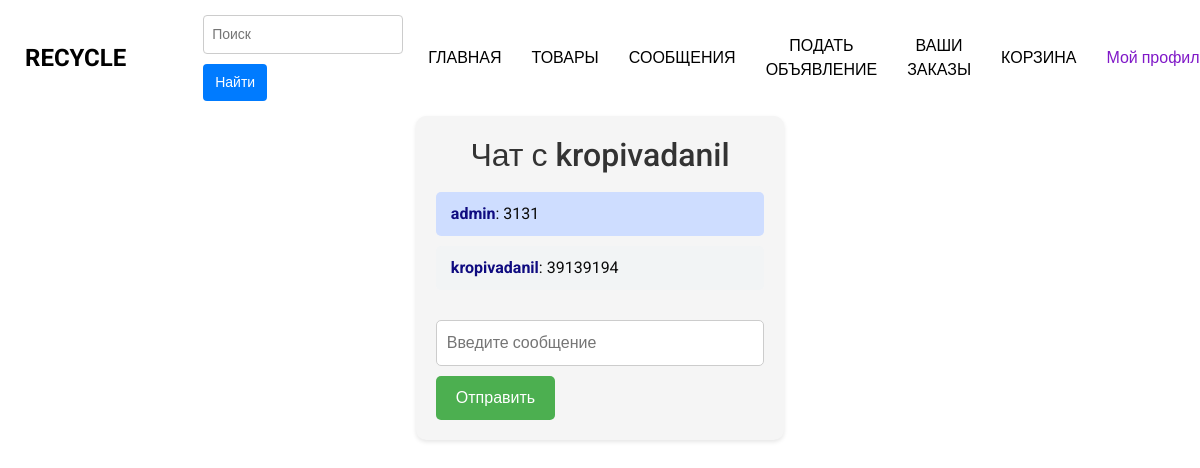
The page /chat/4/ (signed in) on the database as committed earlier.
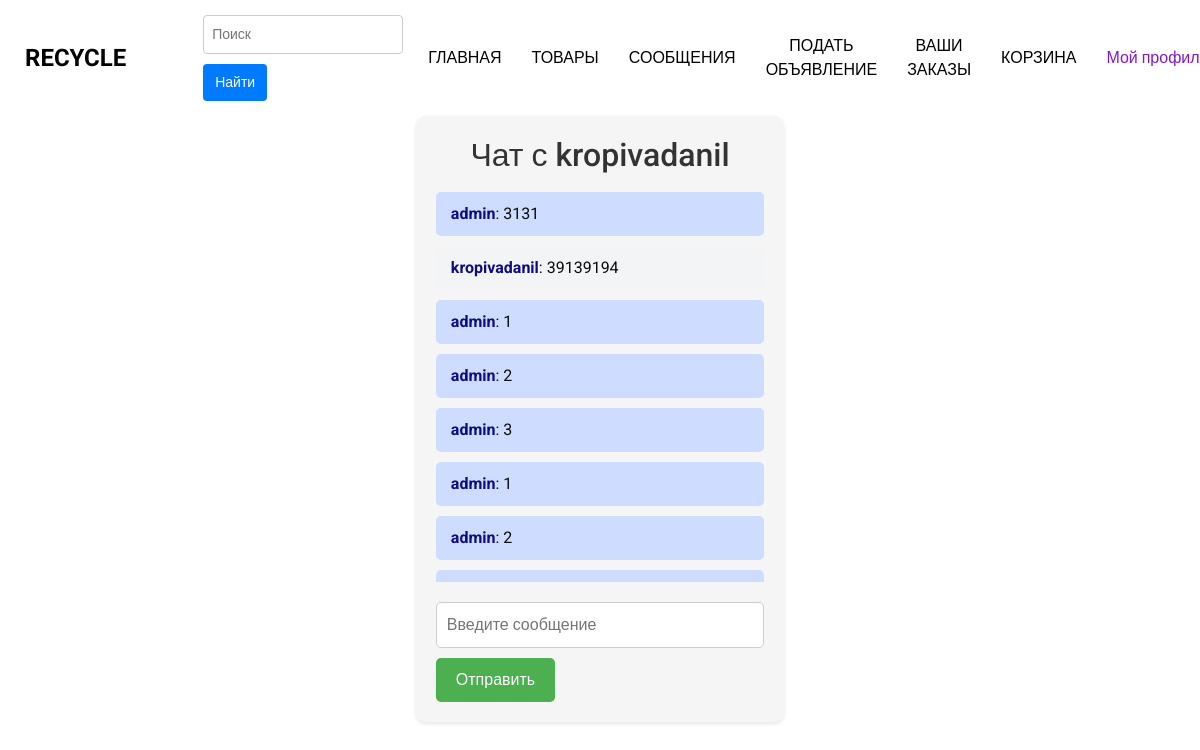
The same page on the database as committed later.
### bboard/models.py (models this page shows, shortened)
class Chat(models.Model):
    sender = models.ForeignKey(User, related_name='sent_chats', on_delete=models.CASCADE, null=True, verbose_name='Отправитель')
    receiver = models.ForeignKey(User, related_name='received_chats', on_delete=models.CASCADE, null=True, verbose_name='Получатель')
    product = models.ForeignKey(Product, on_delete=models.CASCADE, verbose_name='Товар')
    created_at = models.DateTimeField(auto_now_add=True, verbose_name='Дата создания')
    last_message = models.ForeignKey('Message', null=True, blank=True, on_delete=models.SET_NULL,
                                     related_name='chat_messages', verbose_name='Последнее сообщение')
    class Meta:
        verbose_name = "Чат"
        verbose_name_plural = "Чаты"

class Message(models.Model):
    chat = models.ForeignKey(Chat, related_name='messages', on_delete=models.CASCADE, verbose_name='Чат')
    sender = models.ForeignKey(User, on_delete=models.CASCADE, verbose_name='Отправитель')
    content = models.TextField(db_index=False, verbose_name='Содержание')
    created_at = models.DateTimeField(auto_now_add=True, verbose_name='Дата создания')
    is_read = models.BooleanField(default=False, verbose_name='Прочитано')
    class Meta:
        verbose_name = "Сообщение"
        verbose_name_plural = "Сообщения"

### accounts/models.py (models this page shows, shortened)
class User(AbstractUser):
    phone_number = models.CharField(max_length=20, verbose_name="Номер телефона")
    city = models.CharField(max_length=100, choices=CITY_CHOICES, verbose_name="Населенный пункт")
    average_rating = models.DecimalField(max_digits=3, decimal_places=2, default=0.0, verbose_name="Средний рейтинг")
    total_ratings = models.PositiveIntegerField(default=0, verbose_name="Количество оценок")

### bboard/views.py (the view)
# urls.py: path('chat/<int:chat_id>/', views.chat_view, name="chat"),
@login_required
def chat_view(request, chat_id):
    chat, messages = services.get_chat_and_messages(request.user, chat_id)
    if chat is None:
        return HttpResponse("У вас нет доступа к этому чату.")
    count = services.count_messages(messages, request.user)
    return render(request, "products/chat.html", {"chat": chat, "messages": messages, "count": count})

### bboard/services.py (called while the page is built)
def get_chat_and_messages(user, chat_id):
    chat = get_object_or_404(Chat.objects.select_related('receiver'), id=chat_id)
    if user != chat.sender and user != chat.receiver:
        return None, None
    messages = Message.objects.filter(chat=chat).order_by('created_at').select_related('sender')
    return chat, messages

def count_messages(msgs, user):
    count = 0
    for message in msgs:
        if not message.is_read and message.sender != user:
            count += 1
            message.is_read = True
            message.save()
    return count

### templates/products/chat.html (shortened to what this page needs)
{% extends 'products/new/base.html' %}
{% load static %}
{%block styles%}<link rel="stylesheet" type="text/css" href="{% static 'chat.css' %}">{% endblock %}
{% block content %}
<div class="chat-container">
    <h2>Чат с {{ chat.receiver.username }}</h2>
    <div class="messages-container-new">
        {% for message in messages %}
        <div class="message-new" style="background-color: {% if message.sender == request.user %}rgb(206, 221, 255){% else %}rgb(242, 244, 245){% endif %}">
            <p><strong>{{ message.sender.username }}</strong>: {{ message.content }}</p>
        </div>
        {% endfor %}
    </div>
    <div class="input-container-new">
        <form method="POST" action="{% url 'send_message' chat.id %}">
            <input type="text" name="message" placeholder="Введите сообщение" required>
            <button type="submit">Отправить</button>
        </form>
    </div>
</div>
{% endblock %}

### templates/products/new/base.html (shortened to what this page needs)
{% load static %}
<!DOCTYPE html>
<html lang="en">
<head>
    {%block styles%}{% endblock %}
    <link rel="stylesheet" type="text/css" href="{%static 'css/bootstrap.css'%}"/>
    <link href="{%static 'css/font-awesome.min.css'%}" rel="stylesheet"/>
    <link href="{% static 'css/style.css'%}" rel="stylesheet"/>
    <link href="{% static 'css/responsive.css'%}" rel="stylesheet"/>
</head>
<body>
<div class="hero_area">
    <header class="header_section">
        <div class="container-fluid">
            {% with request.resolver_match.url_name as current_page %}
            <nav class="navbar navbar-expand-lg custom_nav-container ">
                <a class="navbar-brand" href="{% url 'home'%}">
            <span>
              Recycle
            </span>
                </a>
                <div class="collapse navbar-collapse" id="navbarSupportedContent">
                    <div class="search-form">
                        <a href="{% url 'home' %}" class="home-icon" style="text-decoration: none; color: white;">Главная</a>
                        <form action="{% url 'search' %}" method="GET">
                            <input type="text" name="query" placeholder="Поиск">
                            <button type="submit">Найти</button>
                        </form>
                    </div>
                    <ul class="navbar-nav">
                        <li class="nav-item {% if current_page == 'home' %}active{%endif%}">
                            <a class="nav-link" href="{% url 'home' %}">Главная </a>
                        </li>
                        <li class="nav-item {%if current_page == 'get_products' %}active{%endif%}">
                            <a class="nav-link" href="{% url 'get_products' %}">Товары</a>
                        </li>
                        {%if user.is_authenticated%}
                        <li class="nav-item {%if current_page == 'user_buy' %}active{%endif%}">
                            <a class="nav-link" href="{% url 'user_buy' %}">{%if count%}({{count}}){%endif%}Сообщения</a>
                        </li>
                        <li class="nav-item {%if current_page == 'create_product' %}active{%endif%}">
                            <a class="nav-link" href="{%url 'create_product'%}" style="text-decoration:none">Подать
                                объявление</a>
                        </li>
                        <li class="nav-item {% if current_page == 'orders_of_user'%}active{%endif%}">
                            <a class="nav-link" href="{%url 'orders_of_user'%}" style="text-decoration:none">Ваши
                                заказы</a>
                        </li>
                         <li class="nav-item {% if current_page == 'cart'%}active{%endif%}">
                            <a href="{%url 'cart'%}" class="nav-link">Корзина</a>
                        </li>
                        {%endif%}
                    </ul>
                    <div class="user_optio_box">
                        <div class="dropdown">
                            <a href="#" class="dropdown-toggle" id="profileDropdown" data-toggle="dropdown"
                               aria-haspopup="true" aria-expanded="false">
                                {% if user.is_authenticated %}
                                Мой профиль
                                {% else %}
                                Войти/Создать аккаунт
                                {% endif %}
                            </a>
                        </div>
                    </div>
                </div>
            </nav>
            {% endwith %}
        </div>
    </header>
    {% block content %}
    {% endblock %}
</div>
</body>
</html>

### static/chat.css (style rules this page uses)
.chat-container { max-width: 800px; margin: 0 auto; padding: 20px; background-color: #f5f5f5; border-radius: 10px; box-shadow: 0 2px 4px rgba(0, 0, 0, 0.1); }
h2 { font-size: 24px; color: #333; margin-bottom: 20px; text-align: center; }
.messages-container-new { max-height: 400px; overflow-y: auto; }
.message-new { padding: 10px 15px; border-radius: 5px; margin: 10px 0; }
.message-new p { margin: 0; }
.message-new p strong { font-weight: bold; color: #0f0b80; }
.input-container-new { margin-top: 20px; }
input[type="text"] { width: 100%; padding: 10px; border: 1px solid #ccc; border-radius: 5px; font-size: 16px; transition: border-color 0.3s ease; }
button[type="submit"] { padding: 10px 20px; background-color: #4caf50; color: #fff; border: none; border-radius: 5px; cursor: pointer; font-size: 16px; margin-top: 10px; transition: background-color 0.3s ease; }
a { text-decoration: none; }
.message-new { cursor: pointer; }

### static/css/style.css (style rules this page uses)
body { font-family: "Roboto", sans-serif; color: #0c0c0c; background-color: #ffffff; overflow-x: hidden; }
a, a:hover, a:focus { text-decoration: none; }
.hero_area { position: relative; min-height: 100vh; display: -webkit-box; display: -ms-flexbox; display: flex; -webkit-box-orient: vertical; -webkit-box-direction: normal; -ms-flex-direction: column; flex-direction: column; }
.header_section .container-fluid { padding-right: 25px; padding-left: 25px; }
.navbar-brand span { font-weight: bold; color: #000000; font-size: 24px; text-transform: uppercase; }
.custom_nav-container { padding: 15px 0; }
.custom_nav-container .navbar-nav { margin: auto; }
.custom_nav-container .navbar-nav .nav-item .nav-link { padding: 5px 25px; color: #000000; text-align: center; text-transform: uppercase; border-radius: 5px; -webkit-transition: all 0.3s; transition: all 0.3s; }
.user_optio_box { display: -webkit-box; display: -ms-flexbox; display: flex; }
.user_optio_box a { margin-left: 15px; color: #8019c8; }
.search-form { display: flex; align-items: center; }
.search-form input[type="text"] { padding: 8px; border: 1px solid #ccc; border-radius: 4px; margin-right: 10px; font-size: 14px; width: 200px; }
.search-form button { padding: 8px 12px; background-color: #007bff; color: #fff; border: none; border-radius: 4px; cursor: pointer; font-size: 14px; }
.user_optio_box { position: relative; }

### static/css/responsive.css (style rules this page uses)
@media (max-width: 1300px) { .custom_nav-container .navbar-nav { margin: 0; margin-left: auto; align-items: center; } }
@media (max-width: 1300px) { .custom_nav-container .navbar-nav .nav-item .nav-link { padding: 5px 15px; } }

Rows that differ between the two databases and show on the page:
added Message: sender.username "admin", content "1"
added Message: sender.username "admin", content "2"
added Message: sender.username "admin", content "3"
added Message: sender.username "admin", content "1"
added Message: sender.username "admin", content "2"
